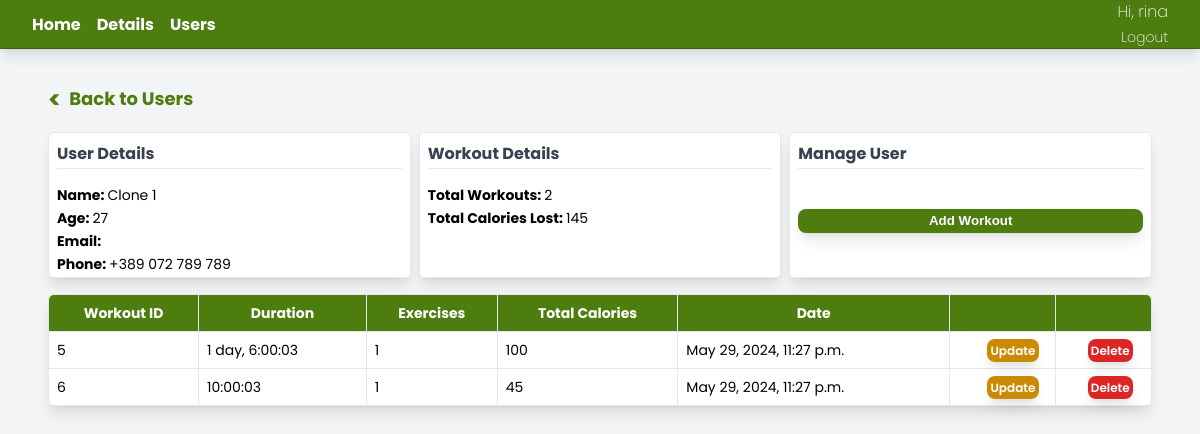
The page /users/3/ (signed in) on the database its author committed.
### tracker/models.py (models this page shows, shortened)
class UserProfile(models.Model):
    user = models.OneToOneField(AuthUser, null=True, on_delete=models.CASCADE)
    name = models.CharField(max_length=200, null=True)
    age = models.IntegerField(null=True)
    phone = models.CharField(max_length=200, null=True)
    date_created = models.DateTimeField(auto_now_add=True, null=True)

### tracker/views.py (the view)
# urls.py: path('users/<str:id>/', views.user_details, name='user_details'),
@login_required(login_url='login')
def user_details(request, id):
    try:
        user_profile = UserProfile.objects.get(id=id)
    except UserProfile.DoesNotExist:
        return HttpResponse("User profile does not exist.", status=404)
    if request.user != user_profile.user and not request.user.groups.filter(name='admin').exists():
        return HttpResponse("You are not authorized to view this page.")
    workouts = Workout.objects.filter(user=user_profile)
    total_workouts = workouts.count()
    total_calories = 0
    for workout in workouts:
        total_calories += WorkoutDetail.objects.filter(workout=workout).aggregate(Sum('calories_burned'))[
                              'calories_burned__sum'] or 0
    all_workout_details = workouts.annotate(
        total_duration=Sum('workoutdetail__duration'),
        total_exercises=Count('workoutdetail__exercise', distinct=True),
        total_calories=Sum('workoutdetail__calories_burned')
    ).values(
        'id', 'start_time', 'total_duration', 'total_exercises', 'total_calories'
    )
    return render(request, 'tracker/user_details.html', {
        'user': user_profile, 'workouts': workouts, 'total_calories': total_calories,
        "total_workouts": total_workouts, 'all_workout_details': all_workout_details
    })

### tracker/templates/tracker/user_details.html (shortened to what this page needs)
{% extends 'tracker/base.html' %}
{% block content %}
<div class="stats-container" style="margin-top: 2rem">
    {% if request.user.is_staff %}
    <div>
        <a href="{% url 'users' %}" class="back-to-users">
            <span style="font-size: 1.5rem; line-height: 2rem; margin-top: 0.2rem"><</span>
            <span> Back to Users</span>
        </a>
    </div>
    {% endif %}
    <div class="stats-card-container">
        <div class="stats-card">
            <span class="stats-card-title">User Details</span>
            <div class="stats-card-layout">
                <div>
                    <span style="font-weight: bold">Name: </span>
                    <span>{{ user.name }}</span>
                </div>
                <div>
                    <span style="font-weight: bold">Age: </span>
                    <span>{{ user.age }}</span>
                </div>
                <div>
                    <span style="font-weight: bold">Email: </span>
                </div>
                <div>
                    <span style="font-weight: bold">Phone: </span>
                    <span>{{ user.phone }}</span>
                </div>
            </div>
        </div>
        <div class="stats-card">
            <span class="stats-card-title">Workout Details</span>
            <div class="stats-card-layout">
                <div>
                    <span style="font-weight: bold">Total Workouts: </span>
                    <span>{{ total_workouts }}</span>
                </div>
                <div>
                    <span style="font-weight: bold">Total Calories Lost: </span>
                    <span>{{ total_calories }}</span>
                </div>
            </div>
        </div>
        <div class="stats-card">
            <span class="stats-card-title">Manage User</span>
            <div class="stats-card-layout" style="margin-top: 1.5rem">
                <a href="{% url 'create_workout' user.id %}">
                    <button class="stats-card-layout-workout-button">
                        Add Workout
                    </button>
                </a>
            </div>
        </div>
    </div>
    <table class="stats-table">
        <thead class="stats-header">
        <tr>
            <th class="table-cell">Workout ID</th>
            <th class="table-cell">Duration</th>
            <th class="table-cell">Exercises</th>
            <th class="table-cell">Total Calories</th>
            <th class="table-cell">Date</th>
            <th class="table-cell"></th>
            <th class="table-cell"></th>
        </tr>
        </thead>
        <tbody>
        {% for workout in all_workout_details %}
        <tr>
            <td class="table-cell">{{ workout.id }}</td>
            <td class="table-cell">{{ workout.total_duration }}</td>
            <td class="table-cell">{{ workout.total_exercises }}</td>
            <td class="table-cell">{{ workout.total_calories }}</td>
            <td class="table-cell">{{ workout.start_time }}</td>
            <td class="table-cell"><a
                    class="stats-card-layout-update-button"
                    style="text-decoration: none; padding: 0.2rem; font-size: 0.75rem; line-height: 1rem; margin-left: 33%"
                    href="{% url 'update_workout' workout.id %}">Update</a>
            </td>
            <td class="table-cell"><a
                    class="stats-card-layout-delete-button"
                    style="text-decoration: none; padding: 0.2rem; font-size: 0.75rem; line-height: 1rem; margin-left: 30%"
                    href="{% url 'delete_workout' workout.id %}">Delete</a>
            </td>
        </tr>
        {% endfor %}
        </tbody>
    </table>
</div>
{% endblock %}

### tracker/templates/tracker/navbar.html
<div class="navbar">
    <div class="nav-items-container">
        <span><a class="nav-items" style="text-decoration: none;"
                 href="{% url 'home' %}">Home</a></span>
        <span><a class="nav-items" style="text-decoration: none;"
                 href="{% url 'user_details' request.user.id %}">Details</a></span>
        {% if request.user.is_staff %}
        <span><a class="nav-items" style="text-decoration: none" href="{% url 'users' %}">Users</a></span>
        {% endif %}
    </div>
    <div class="user-details-container">
        <span style="font-weight: 200">Hi, {{ request.user }}</span>
        <span><a class="nav-items"
                 style="text-decoration: none; font-size: 0.875rem; line-height: 1.25rem; font-weight: 200"
                 href="{% url 'logout' %}">Logout</a></span>
    </div>
</div>

### tracker/static/tracker/styles.css (style rules this page uses)
body { padding: 0; margin: 0; font-family: 'Poppins', sans-serif; }
.navbar { display: flex; flex-direction: row; justify-content: space-between; align-items: center; gap: 0.5rem; width: 100%; height: 3rem; border-bottom: 1px solid rgb(63 98 18); background-color: rgb(77 124 15); box-shadow: 0 10px 15px -3px rgba(0, 0, 0, 0.1), 0 4px 6px -2px rgba(0, 0, 0, 0.05); font-weight: 700; color: #ffffff; }
.nav-items-container { display: flex; gap: 1rem; padding: 2rem; }
.user-details-container { display: flex; flex-direction: column; align-items: flex-end; padding: 2rem; }
.nav-items { text-decoration: none !important; border-radius: 0.25rem; cursor: pointer; color: #ffffff; }
.table-cell { border-bottom: 1px solid #E5E7EB; border-right: 1px solid #E5E7EB; padding: 0.5rem; font-size: 0.875rem; line-height: 1.25rem; }
table tr:last-child td { border-bottom: none; }
table tr td:last-child, table tr th:last-child { border-right: none; border-top-right-radius: 0.3rem; }
table tr td:first-child, table tr th:first-child { border-top-left-radius: 0.3rem; }
.stats-container { display: flex; flex-direction: column; gap: 1rem; justify-content: space-between; margin: 3rem; }
.stats-card-container { display: flex; flex-direction: row; gap: 0.5rem; justify-content: space-between; align-items: center; }
.stats-card { display: flex; flex-direction: column; gap: 1rem; align-items: flex-start; width: 100%; height: 8rem; padding: 0.5rem; border-radius: 0.3rem; border: 1px solid #E5E7EB; background-color: white; box-shadow: 0 10px 15px -3px rgba(0, 0, 0, 0.1), 0 4px 6px -2px rgba(0, 0, 0, 0.05); }
.stats-card-title { font-weight: 700; width: 100%; padding-bottom: 0.1rem; border-bottom: 1px solid #E5E7EB; color: #374151; }
.stats-card-layout { display: flex; flex-direction: column; gap: 0.2rem; width: 100%; font-size: 0.875rem; line-height: 1.25rem; }
.stats-card-layout-workout-button { width: 100%; height: 1.5rem; background-color: rgb(77 124 15); border: none; border-radius: 0.5rem; box-shadow: 0 10px 15px -3px rgba(0, 0, 0, 0.1), 0 4px 6px -2px rgba(0, 0, 0, 0.05); font-weight: 600; color: #ffffff; cursor: pointer; }
.stats-card-layout-update-button { width: 100%; height: 1.5rem; background-color: rgb(202 138 4); border: none; border-radius: 0.5rem; box-shadow: 0 10px 15px -3px rgba(0, 0, 0, 0.1), 0 4px 6px -2px rgba(0, 0, 0, 0.05); font-weight: 600; color: #ffffff; cursor: pointer; }
.stats-card-layout-delete-button { width: 100%; height: 1.5rem; background-color: rgb(220 38 38); border: none; border-radius: 0.5rem; font-weight: 600; color: #ffffff; cursor: pointer; box-shadow: 0 10px 15px -3px rgba(0, 0, 0, 0.1), 0 4px 6px -2px rgba(0, 0, 0, 0.05); }
.stats-table { width: 100%; background-color: white; border: 1px solid #E5E7EB; border-radius: 0.3rem; border-spacing: 0; box-shadow: 0 10px 15px -3px rgba(0, 0, 0, 0.1), 0 4px 6px -2px rgba(0, 0, 0, 0.05); overflow-y: auto; }
.stats-header { background-color: rgb(77 124 15); color: #ffffff; padding: 0; }
.back-to-users { display: flex; align-items: center; gap: 0.5rem; color: rgb(77 124 15); font-weight: 700; font-size: 1.125rem; line-height: 1.75rem; cursor: pointer; text-decoration: none; width: fit-content; }

### rows shown on the page
UserProfile: name "Clone 1", age "27", phone "+389 072 789 789"

### other values the page prints
{{ request.user }} "rina"
{{ total_workouts }} "2"
{{ total_calories }} "145"
{{ workout.id }} "5" "6"
{{ workout.total_duration }} "1 day, 6:00:03" "10:00:03"
{{ workout.total_exercises }} "1" "1"
{{ workout.total_calories }} "100" "45"
{{ workout.start_time }} "May 29, 2024, 11:27 p.m." "May 29, 2024, 11:27 p.m."
